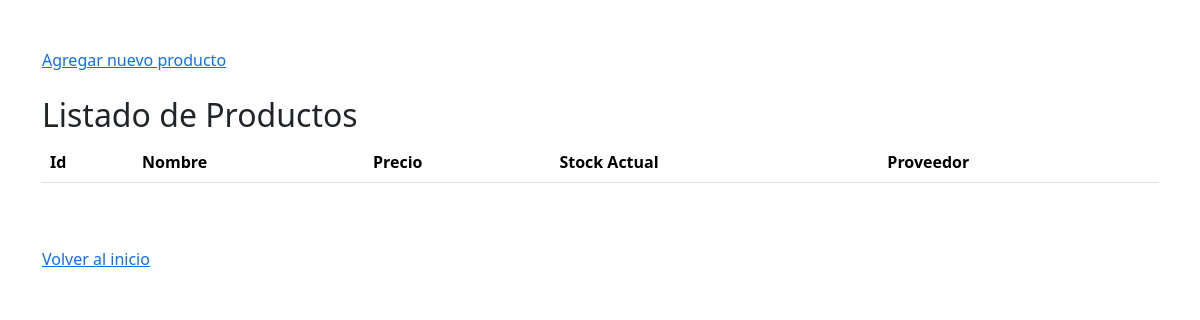
/compra/productos, run on an earlier commit of the app's database.
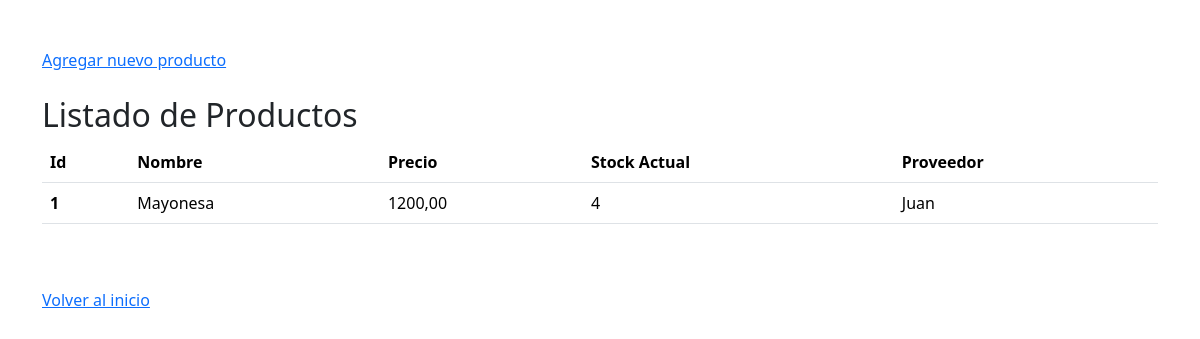
And on a later commit of the database.
### App/models.py (models this page shows, shortened)
class Producto(models.Model):
    nombre = models.CharField(verbose_name="Nombre", max_length=100)
    precio = models.DecimalField(verbose_name="Precio", max_digits=10, decimal_places=2)
    stock_actual = models.IntegerField(verbose_name="Stock")
    proveedor = models.ForeignKey(Proveedor, on_delete=models.CASCADE, null=False)
    class Meta:
        db_table = "Productos"
        verbose_name="Producto"
        verbose_name_plural="Productos"

class Proveedor(models.Model):
    nombre = models.CharField(verbose_name="Nombre", max_length=100)
    apellido = models.CharField(verbose_name="Apellido", max_length=100)
    dni = models.IntegerField(verbose_name="Dni", validators=[MinValueValidator(10000000), MaxValueValidator(99999999)])
    class Meta:
        db_table = "Proveedores"
        verbose_name="Proveedor"
        verbose_name_plural="Proveedores"

### App/views.py (the view)
# urls.py: path('compra/productos', ProductoListado, name='productos'),
def ProductoListado(request):
    productos = Producto.objects.all()
    return render(request, "listadoProductos.html", {'productos': productos})

### App/templates/listadoProductos.html (shortened to what this page needs)
<!DOCTYPE html>
<html lang="en">
<head>
    <link
        href="https://cdn.jsdelivr.net/npm/bootstrap@5.3.3/dist/css/bootstrap.min.css"
        rel="stylesheet"
    >
</head>
<body>
  <div class="container mt-5">
    <a href="{% url 'productos_form' %}" class="mb-4">Agregar nuevo producto</a>
    <br>
    <br>
    <h2>Listado de Productos</h2>
    <table class="table">
      <thead>
        <tr>
          <th scope="col">Id</th>
          <th scope="col">Nombre</th>
          <th scope="col">Precio</th>
          <th scope="col">Stock Actual</th>
          <th scope="col">Proveedor</th>
        </tr>
      </thead>
      <tbody>
        {% for producto in productos %}
        <tr>
          <th scope="row">{{ producto.id }}</th>
          <td>{{ producto.nombre }}</td>
          <td>{{ producto.precio }}</td>
          <td>{{ producto.stock_actual }}</td>
          <td>{{ producto.proveedor.nombre }}</td>
        </tr>
        {% endfor %}
      </tbody>
    </table>
    <br>
    <br>
    <a href="{% url 'inicio' %}" >Volver al inicio</a>
  </div>
</body>
</html>

What changed in the data, as far as the page shows it:
added Producto: id "1", nombre "Mayonesa", precio "1200,00", stock_actual "4", proveedor.nombre "Juan"
